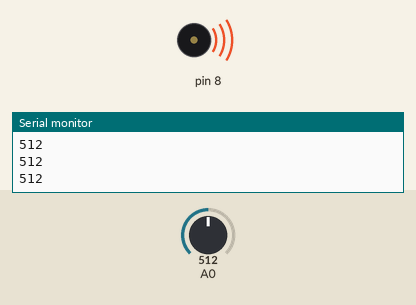
Recording of a sketch running on a simulated Arduino Uno, built with avr-gcc and run on an emulated ATmega328P. Shown: buzzer (waves = sounding), the last lines printed to the serial monitor. Inputs (shaded band) come from the test bench; at power-on: A0 = 512.

Above: at 1.2 s.
1.3 s: A0 set to 32
At 2.1 s:
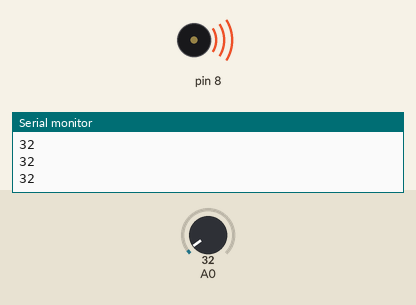
2.8 s: A0 set to 26
At 3.6 s:
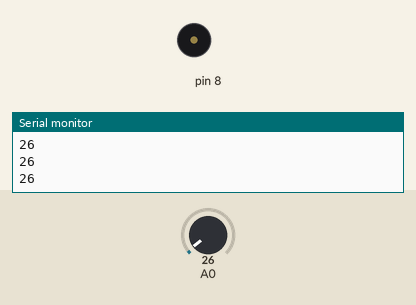
4.3 s: A0 set to 88
At 4.7 s:
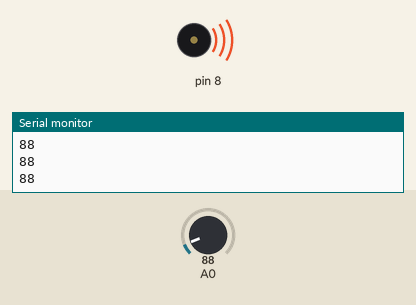
5.8 s: A0 set to 20
At 7.0 s:
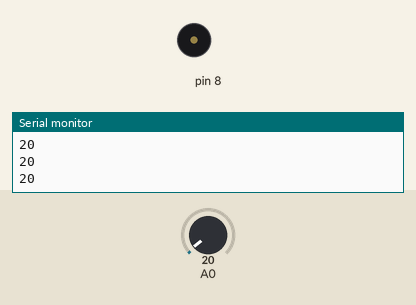
Timing chart, 0 to 8.3 s (numbered marks = the images above; inputs shaded):
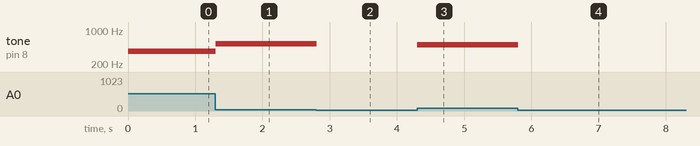

The sketch:

atef_s_keyboard.ino
```cpp
int buttons[]={2,0,0,0,0,0,0,0,0,0,0,0,0};
// do do# re mib mi fa fa# sol sol# la sib si do
int notes[] = {262,277,293,311,329,349,367,392,415,440,466,493,523};
void setup() {
  pinMode(A0, INPUT);

  Serial.begin(9600);
}
void loop() { //always awake infinite loop that detects and reacts
  int keyVal = analogRead(A0);
  Serial.println(keyVal);
  if(keyVal == 1023){ //analog button/port resolution is 1024,we have 13 keys therefore each incrementation is 1024/13=~78
   tone(8, notes[0]); //after which we use keyboard matrix and resistors to devide voltage accordingly
  }
  else if (keyVal >= 866 && keyVal <= 994){
   tone(8, notes[1]);
   }
   else if (keyVal >=787  && keyVal <= 865){
    tone (8, notes[2]);
   }
   else if(keyVal >=709  && keyVal <= 786){
    tone(8, notes[3]);
   }
     else if (keyVal >=630  && keyVal <= 708){
   tone(8, notes[4]);
   }
   else if (keyVal >=551  && keyVal <= 629){
    tone (8, notes[5]);
   }
   else if(keyVal >=473 && keyVal <=550){
    tone(8, notes[6]);
   }
     else if (keyVal >=394 && keyVal <= 472){
   tone(8, notes[7]);
   }
   else if (keyVal >=315  && keyVal <= 393){
    tone (8, notes[8]);
   }
   else if(keyVal >= 237 && keyVal <=314){
    tone(8, notes[9]);
   }
     else if (keyVal >=158  && keyVal <=236 ){
   tone(8, notes[10]);
   }
   else if (keyVal >= 79 && keyVal <=157){
    tone (8, notes[11]);
   }
   else if(keyVal >=30  && keyVal <=78){
    tone(8, notes[12]);
   }

   else{
    noTone(8);
   }
 }
```

Measured:
- the behaviour switches between 30 and 29 on A0 (found by bisection; images 1 and 2)
- after the input at 1.3 s, tone on pin 8: 367 Hz → 523 Hz at once
- after the input at 2.8 s, tone on pin 8: 523 Hz → silent at once
- after the input at 4.3 s, tone on pin 8: silent → 493 Hz at once
- after the input at 5.8 s, tone on pin 8: 493 Hz → silent at once
